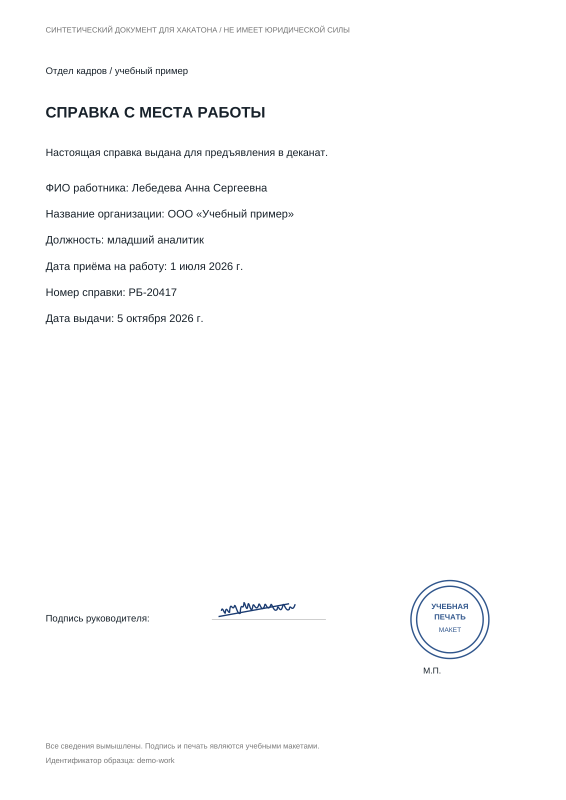
#> input picture examples/new-document-type/work-certificate.png, 1132 x 1600 px (shown at 1/2 size)
$ python -i enhance.py   (imports and definitions only)
#> lines starting #> are read from the running program, lines starting #| are printed output that depends on the picture; after the words box and inside, x2 and y2 are one past the last pixel; in counts of white or black regions, pixels touching at a corner belong together
"""Бонус «плохие снимки»: делаем из фото с телефона ровный плоский лист.

Шаги идут по порядку, и каждый включается, только если реально нужен (чистый скан
проходит через модуль как есть, так что результаты на открытом наборе не едут):

1. **Обрезка листа** — бумага обычно светлее стола: берём самый большой светлый
   четырёхугольник и растягиваем в прямоугольник, заодно уходят поворот и
   перспектива снимка с рук.
2. **Выравнивание наклона** — направление строк ищем по максимуму дисперсии профиля
   строк на всём круге (лист может лежать и боком) и докручиваем страницу так, чтобы
   строки легли горизонтально. Остаётся вопрос «не вверх ли ногами» — его решает OCR,
   см. ``orientation.py``.
3. **Масштаб** — слишком мелкие и слишком большие фото подгоняем, чтобы у страницы
   были те же ~1600 px по длинной стороне, что у эталонных сканов: тогда пороги
   ниже (высота строки, размер отметки) значат одно и то же на любом входе.
4. **Ровный свет** — делим на сильно размытую оценку фона и так гасим тени, блики и
   цветной свет; делаем это по каждому каналу RGB, чтобы детектор подписи и печати
   всё ещё узнавал синие чернила.
"""

from __future__ import annotations

from dataclasses import dataclass, field, replace

import cv2
import numpy as np

from .loader import DocumentImage

TARGET_LONG_EDGE = 1600
#: Если страница влезает в эти границы — размер не трогаем, оставляем родной.
NATIVE_RANGE = (1200, 2600)


@dataclass
class EnhanceReport:
    steps: list[str] = field(default_factory=list)
    angle: float = 0.0
    upscaled: bool = False

    def note(self, step: str) -> None:
        self.steps.append(step)

    # [23 lines left out: functions messages, _order_corners, not called in this run]


def find_page_quad(grey: np.ndarray) -> np.ndarray | None:
    """Ищем углы листа, если он выделяется на фоне потемнее."""
    h, w = grey.shape
#> h = 1600; w = 1132
    factor = 800.0 / max(h, w)
#> factor = 0.5
    small = cv2.resize(grey, None, fx=factor, fy=factor, interpolation=cv2.INTER_AREA)
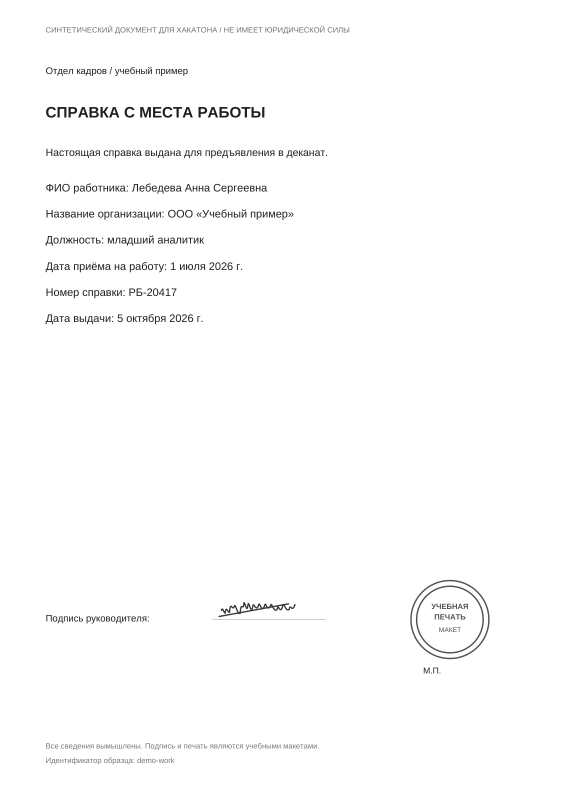
#> small: shape (800, 566); min 31, max 255, mean 252
    small = cv2.GaussianBlur(small, (5, 5), 0)
    _, mask = cv2.threshold(small, 0, 255, cv2.THRESH_BINARY + cv2.THRESH_OTSU)
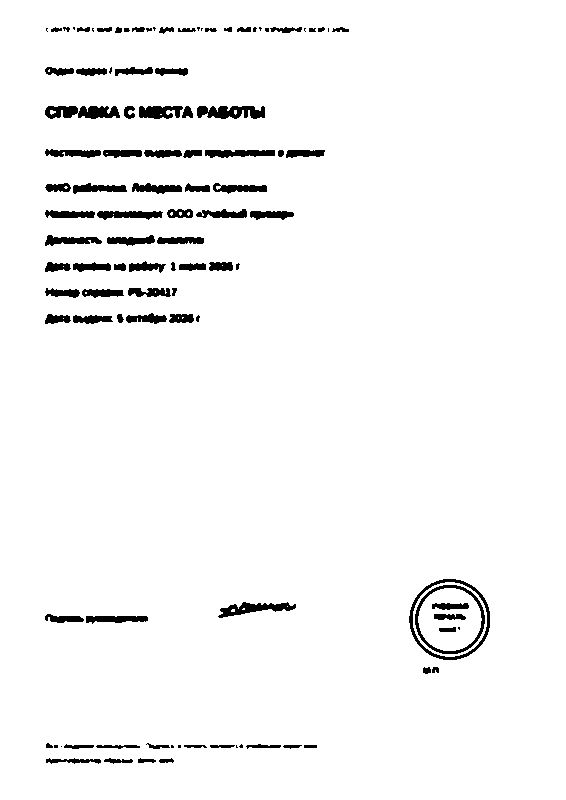
#> mask: shape (800, 566); 96.4% white; 106 black regions (22 under 20 px), largest, box (x1, y1, x2, y2) and area: (409, 579, 490, 660) 766, (45, 106, 120, 119) 723, (415, 585, 485, 654) 654
    mask = cv2.morphologyEx(mask, cv2.MORPH_CLOSE, np.ones((15, 15), np.uint8))
#> mask: shape (800, 566); every value is 255
    contours, _ = cv2.findContours(mask, cv2.RETR_EXTERNAL, cv2.CHAIN_APPROX_SIMPLE)
#> contours = [[[0, 0], [0, 799], [565, 799], [565, 0]]]
    if not contours:
        return None
    contour = max(contours, key=cv2.contourArea)
#> contour = [[0, 0], [0, 799], [565, 799], [565, 0]]
    area = cv2.contourArea(contour)
#> area = 451435
    total = small.shape[0] * small.shape[1]
#> total = 452800
    if not (0.2 * total < area < 0.97 * total):
        return None
    # Лист должен быть заметно светлее того, что вокруг, иначе это не наш случай.
    inside = mask > 0
    if small[inside].mean() - small[~inside].mean() < 25:
        return None
    # Подвох: тень тоже делит кадр на светлую и тёмную части. Но у настоящего фото
    # тёмная часть — это стол, а не бумага, и текста там быть не должно.
    text = cv2.adaptiveThreshold(small, 255, cv2.ADAPTIVE_THRESH_MEAN_C, cv2.THRESH_BINARY_INV, 25, 15) > 0
    outside = cv2.erode((~inside).astype(np.uint8), np.ones((15, 15), np.uint8)) > 0
    if outside.any() and inside.any():
        if text[outside].mean() > 0.35 * max(text[inside].mean(), 1e-6):
            return None
    # Край листа — резкий перепад, а граница тени — мягкий градиент, по этому и отличаем.
    edges = cv2.dilate(cv2.Canny(small, 40, 120), np.ones((5, 5), np.uint8)) > 0
    points = contour.reshape(-1, 2)
    sh, sw = small.shape
    inner = points[(points[:, 0] > 4) & (points[:, 0] < sw - 5) & (points[:, 1] > 4) & (points[:, 1] < sh - 5)]
    if len(inner) >= 4 and edges[inner[:, 1], inner[:, 0]].mean() < 0.6:
        return None
    hull = cv2.convexHull(contour)
    quad = None
    for eps in (0.02, 0.03, 0.05, 0.08):
        approx = cv2.approxPolyDP(hull, eps * cv2.arcLength(hull, True), True)
        if len(approx) == 4:
            quad = approx
            break
    if quad is None:
        rect = cv2.minAreaRect(hull)
        quad = cv2.boxPoints(rect)
    return _order_corners(np.asarray(quad, dtype=np.float32) / factor)


# [48 lines left out: functions warp_page, _text_mask, _profile_score, _square, _refine, not called in this run]


def _best_angle(mask: np.ndarray, coarse: np.ndarray) -> tuple[float, float]:
    scores = [_profile_score(mask, a) for a in coarse]
    return _refine(mask, float(coarse[int(np.argmax(scores))]))


# [6 lines left out: function estimate_skew, not called in this run]


#: Насколько профиль строк при большом повороте должен быть лучше, чем при малом,
#: чтобы мы поверили, что лист лежит боком. Запас нужен, чтобы ровный скан с таблицей
#: или колонкой цифр никогда не развернуло на 90°.
SIDEWAYS_MARGIN = 1.5
#: Если уже грубый перебор большого диапазона не дотягивает до этой доли нужного,
#: не уточняем его. На ровных листах (открытый набор и его плохие копии) доля не выше
#: 0.3, на листах боком — от 1.6.
SIDEWAYS_HOPELESS = 0.5


# [88 lines left out: functions estimate_text_angle, rotate_page, flatten_lighting, needs_flattening, whiten_background, not called in this run]


def _with_rgb(image: DocumentImage, rgb: np.ndarray, quality: str) -> DocumentImage:
    grey = cv2.cvtColor(rgb, cv2.COLOR_RGB2GRAY)
    return replace(image, rgb=np.ascontiguousarray(rgb), grey=grey, quality=quality)


# [43 lines left out: function enhance_document, not called in this run]

>>> import cv2
>>> picture = cv2.imread('../../../examples/new-document-type/work-certificate.png', cv2.IMREAD_GRAYSCALE)
>>> result = find_page_quad(picture)
